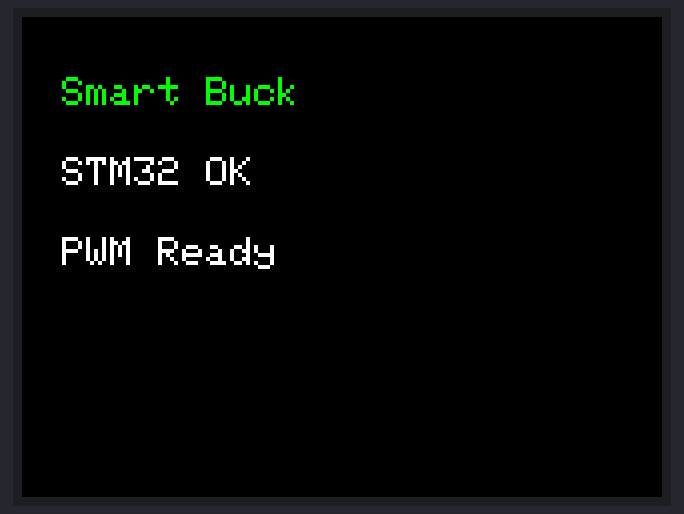
Recording of a sketch running on a simulated ESP8266 (NodeMCU). Parts: 320×240 colour display.

Above: at 0.3 s.

The sketch:

Display_Test.ino
```cpp
#include <SPI.h>
#include <Adafruit_GFX.h>
#include <Adafruit_ILI9341.h>

#define TFT_CS   D10
#define TFT_DC   D9
#define TFT_RST  D8

Adafruit_ILI9341 tft = Adafruit_ILI9341(TFT_CS, TFT_DC, TFT_RST);

void setup() {
  tft.begin();
  tft.setRotation(1);

  tft.fillScreen(ILI9341_BLACK);

  tft.setTextColor(ILI9341_GREEN);
  tft.setTextSize(2);
  tft.setCursor(20, 30);
  tft.println("Smart Buck");

  tft.setTextColor(ILI9341_WHITE);
  tft.setTextSize(2);
  tft.setCursor(20, 70);
  tft.println("STM32 OK");

  tft.setCursor(20, 110);
  tft.println("PWM Ready");
}

void loop() {
}
```
